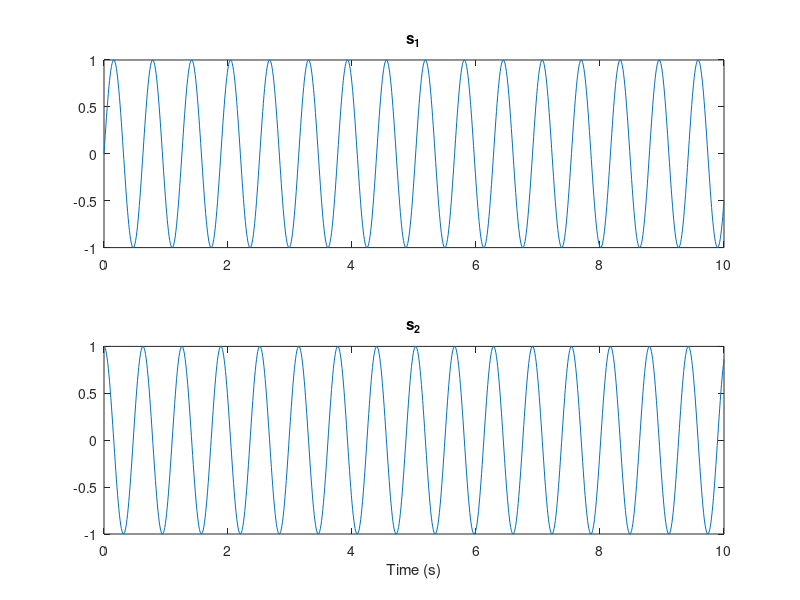
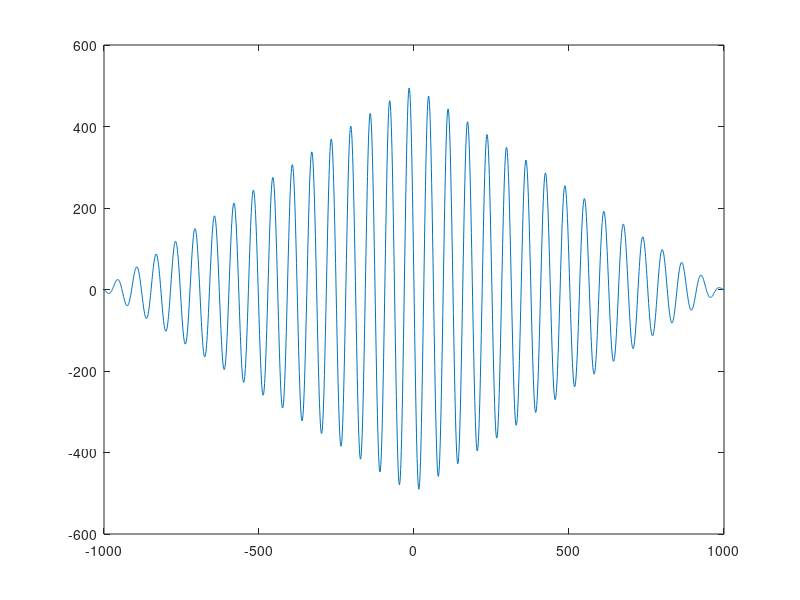

Reproduce these figures in MATLAB, in order. (Note: this script raises an error after producing the figures.)

t = 0:0.01:10;

s1 = sin(10*t);
s2 = cos(10*t);

subplot(2,1,1)
plot(t,s1)
title('s_1')

subplot(2,1,2)
plot(t,s2)
title('s_2')
xlabel('Time (s)')

[acor,lag] = xcorr(s2,s1);

[~,I] = max(abs(acor));
lagDiff = lag(I);
timeDiff = lagDiff;

figure
plot(lag,acor)
a3 = gca;
a3.XTick = sort([-3000:1000:3000 lagDiff]);


s1al = s1(-lagDiff:end);
t1al = (0:length(s1al)-1)/100;

subplot(2,1,1)
plot(t1al,s1al)
title('s_1, aligned')

subplot(2,1,2)
plot(t,s2)
title('s_2')
xlabel('Time (s)')

figure
plot(t,s2,t1al,s1al)
